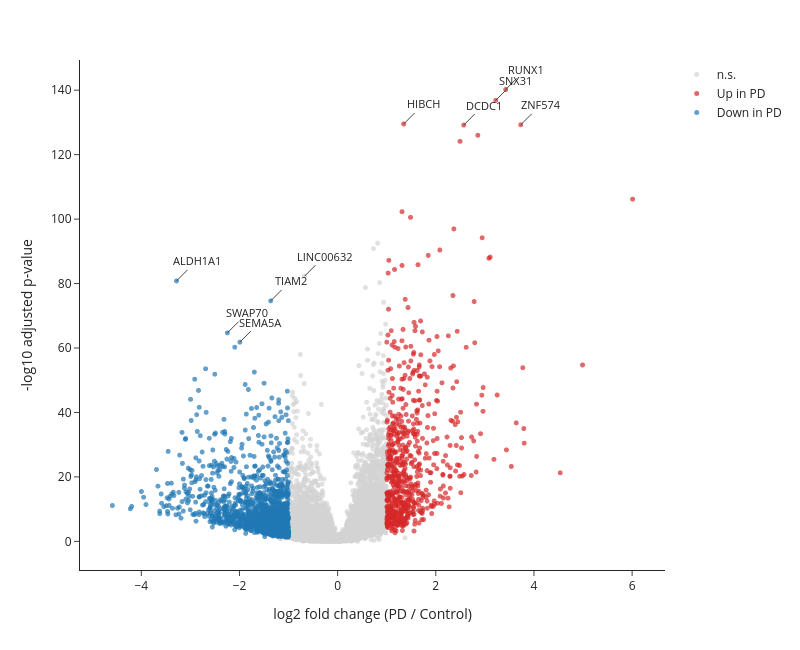

Source (notebook cell):
### Code cell
# Volcano plot (cell-level p-values; hover a point for its donor-level check)
up, down = f"Up in {test_group}", f"Down in {test_group}"
is_sig = de_df["pvals_adj"] < DE_FDR
volcano = de_df.assign(
    neg_log10_padj=-np.log10(de_df["pvals_adj"].clip(lower=np.finfo(float).tiny)),
    call=np.select([is_sig & (de_df["logfoldchanges"] >= DE_MIN_LFC),
                    is_sig & (de_df["logfoldchanges"] <= -DE_MIN_LFC)], [up, down], default="n.s."),
)

fig = px.scatter(
    volcano, x="logfoldchanges", y="neg_log10_padj", color="call",
    color_discrete_map={up: "#d62728", down: "#1f77b4", "n.s.": "lightgrey"},
    category_orders={"call": ["n.s.", up, down]},  # draw n.s. first, underneath
    hover_name="symbol",
    hover_data={"gene_id": True, "pvals_adj": ":.2e", "pct_nz_group": ":.2f",
                "donor_delta": ":.2f", "donor_mwu_pval": ":.3f",
                "logfoldchanges": ":.2f", "neg_log10_padj": False, "call": False},
    labels={"logfoldchanges": f"log2 fold change ({test_group} / {ref_group})",
            "neg_log10_padj": "-log10 adjusted p-value", "call": ""},
    render_mode="webgl", template="simple_white", width=800, height=650,
)
fig.update_traces(marker=dict(size=5, opacity=0.7))
for x in (-DE_MIN_LFC, DE_MIN_LFC):
    fig.add_vline(x=x, line_dash="dot", line_color="grey")
fig.add_hline(y=-np.log10(DE_FDR), line_dash="dot", line_color="grey")
for row in volcano[volcano["symbol"].isin(top_genes)].itertuples():
    fig.add_annotation(x=row.logfoldchanges, y=row.neg_log10_padj, text=row.symbol,
                       showarrow=True, arrowhead=0, ax=20, ay=-20, font=dict(size=11))
fig.show()

### Figure 1 — Plotly figure (JSON) as saved in the notebook; plotly's stock layout.template omitted (floating-point values rounded to 4 significant figures; data arrays with more than 128 entries replaced by an {"elided": "..."} marker saying what was removed)
{"data": [{"customdata": {"elided": "10707x6 mixed values"}, "hovertemplate": "<b>%{hovertext}</b><br><br>log2 fold change (PD / Control)=%{x:.2f}<br>gene_id=%{customdata[0]}<br>pvals_adj=%{customdata[1]:.2e}<br>pct_nz_group=%{customdata[2]:.2f}<br>donor_delta=%{customdata[3]:.2f}<br>donor_mwu_pval=%{customdata[4]:.3f}<extra></extra>", "hovertext": {"elided": "10707 str values"}, "legendgroup": "n.s.", "marker": {"color": "lightgrey", "opacity": 0.7, "size": 5, "symbol": "circle"}, "mode": "markers", "name": "n.s.", "showlegend": true, "type": "scattergl", "x": {"elided": "10707 float values"}, "xaxis": "x", "y": {"elided": "10707 float values"}, "yaxis": "y"}, {"customdata": {"elided": "652x6 mixed values"}, "hovertemplate": "<b>%{hovertext}</b><br><br>log2 fold change (PD / Control)=%{x:.2f}<br>gene_id=%{customdata[0]}<br>pvals_adj=%{customdata[1]:.2e}<br>pct_nz_group=%{customdata[2]:.2f}<br>donor_delta=%{customdata[3]:.2f}<br>donor_mwu_pval=%{customdata[4]:.3f}<extra></extra>", "hovertext": {"elided": "652 str values"}, "legendgroup": "Up in PD", "marker": {"color": "#d62728", "opacity": 0.7, "size": 5, "symbol": "circle"}, "mode": "markers", "name": "Up in PD", "showlegend": true, "type": "scattergl", "x": {"elided": "652 float values"}, "xaxis": "x", "y": {"elided": "652 float values"}, "yaxis": "y"}, {"customdata": {"elided": "1466x6 mixed values"}, "hovertemplate": "<b>%{hovertext}</b><br><br>log2 fold change (PD / Control)=%{x:.2f}<br>gene_id=%{customdata[0]}<br>pvals_adj=%{customdata[1]:.2e}<br>pct_nz_group=%{customdata[2]:.2f}<br>donor_delta=%{customdata[3]:.2f}<br>donor_mwu_pval=%{customdata[4]:.3f}<extra></extra>", "hovertext": {"elided": "1466 str values"}, "legendgroup": "Down in PD", "marker": {"color": "#1f77b4", "opacity": 0.7, "size": 5, "symbol": "circle"}, "mode": "markers", "name": "Down in PD", "showlegend": true, "type": "scattergl", "x": {"elided": "1466 float values"}, "xaxis": "x", "y": {"elided": "1466 float values"}, "yaxis": "y"}], "layout": {"annotations": [{"arrowhead": 0, "ax": 20, "ay": -20, "font": {"size": 11}, "showarrow": true, "text": "RUNX1", "x": 3.424, "y": 140.2}, {"arrowhead": 0, "ax": 20, "ay": -20, "font": {"size": 11}, "showarrow": true, "text": "SNX31", "x": 3.22, "y": 136.8}, {"arrowhead": 0, "ax": 20, "ay": -20, "font": {"size": 11}, "showarrow": true, "text": "HIBCH", "x": 1.345, "y": 129.5}, {"arrowhead": 0, "ax": 20, "ay": -20, "font": {"size": 11}, "showarrow": true, "text": "ZNF574", "x": 3.731, "y": 129.3}, {"arrowhead": 0, "ax": 20, "ay": -20, "font": {"size": 11}, "showarrow": true, "text": "DCDC1", "x": 2.569, "y": 129.2}, {"arrowhead": 0, "ax": 20, "ay": -20, "font": {"size": 11}, "showarrow": true, "text": "SEMA5A", "x": -1.993, "y": 61.82}, {"arrowhead": 0, "ax": 20, "ay": -20, "font": {"size": 11}, "showarrow": true, "text": "SWAP70", "x": -2.247, "y": 64.7}, {"arrowhead": 0, "ax": 20, "ay": -20, "font": {"size": 11}, "showarrow": true, "text": "TIAM2", "x": -1.363, "y": 74.63}, {"arrowhead": 0, "ax": 20, "ay": -20, "font": {"size": 11}, "showarrow": true, "text": "ALDH1A1", "x": -3.283, "y": 80.82}, {"arrowhead": 0, "ax": 20, "ay": -20, "font": {"size": 11}, "showarrow": true, "text": "LINC00632", "x": -0.6737, "y": 82.3}], "height": 650, "legend": {"title": {"text": ""}, "tracegroupgap": 0}, "margin": {"t": 60}, "shapes": [{"line": {"color": "grey", "dash": "dot"}, "type": "line", "x0": -1, "x1": -1, "xref": "x", "y0": 0, "y1": 1, "yref": "y domain"}, {"line": {"color": "grey", "dash": "dot"}, "type": "line", "x0": 1, "x1": 1, "xref": "x", "y0": 0, "y1": 1, "yref": "y domain"}, {"line": {"color": "grey", "dash": "dot"}, "type": "line", "x0": 0, "x1": 1, "xref": "x domain", "y0": 1.301, "y1": 1.301, "yref": "y"}], "width": 800, "xaxis": {"anchor": "y", "domain": [0, 1], "title": {"text": "log2 fold change (PD / Control)"}}, "yaxis": {"anchor": "x", "domain": [0, 1], "title": {"text": "-log10 adjusted p-value"}}}}
